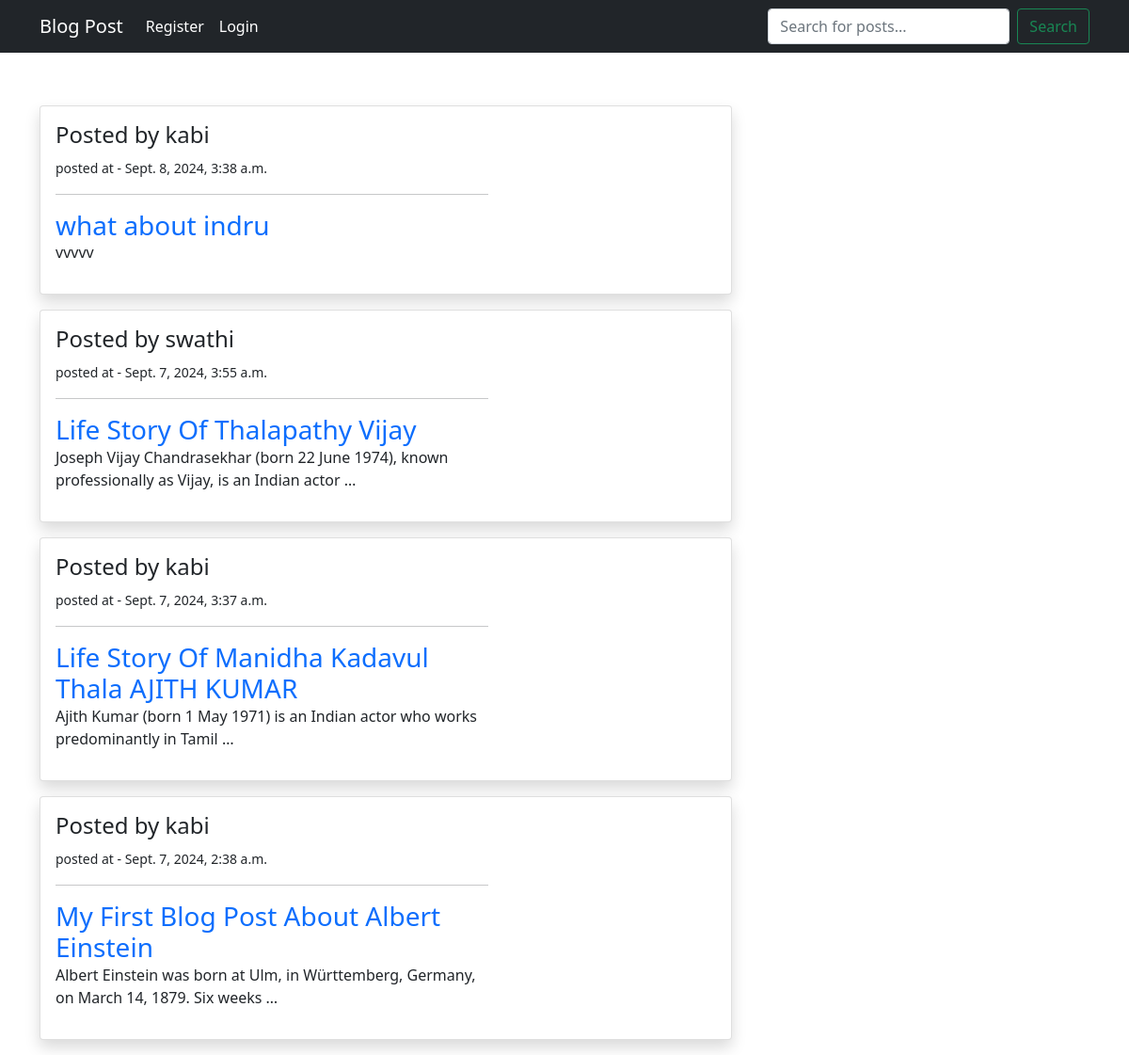
The page / on the database its author committed.
### BlogApp/models.py (models this page shows, shortened)
class BlogPost(models.Model):
    title = models.CharField(max_length=250)
    content = models.TextField()
    author = models.ForeignKey(User, on_delete=models.CASCADE)
    date_created = models.DateTimeField(auto_now_add=True)
    tags = models.CharField(max_length=100, blank=True)
    class Meta:
        ordering = ("-date_created",)

### BlogApp/views.py (the view)
# urls.py: path('', views.home, name="home"),
def home(request):
    posts = BlogPost.objects.all()
    if request.method == 'POST':
        form = PostForm(request.POST)
        if form.is_valid():
            instance = form.save(commit = False)
            instance.author = request.user
            instance.save()
            return redirect('home')
    else:
        form = PostForm()
    context = {
        'posts' : posts,
        'form' : form,
    }
    return render(request, 'blog/home.html', context)

### BlogApp/forms.py
class PostForm(forms.ModelForm):
    class Meta:
        model = BlogPost
        fields = ['title', 'content', 'tags',]

### templates/blog/home.html (shortened to what this page needs)
{% extends "partials/base.html" %}
{%load crispy_forms_tags %}
{% block content %}
<div class="container">
    <div class="row mt-5 pt-5">
        <div class="col-md-8">
            {% for post in posts %}
            <div class="card shadow my-3">
                <div class="card-body">
                    <div class="row">
                        <div class="col-md-8">
                            <h4>Posted by  {{ post.author }}</h4>
                            <small>posted at - {{ post.date_created }}</small>
                            <hr>
                            <a class="h3 text-decoration-none" href="{% url 'post_detail' post.id %}">{{ post.title }}</a>
                            <p>{{ post.content|truncatewords:15 }}</p>
                        </div>
                    </div>
                </div>
            </div>
            {% endfor %}
        </div>
    </div>
</div>
{% endblock content %}

### templates/partials/base.html (shortened to what this page needs)
<!doctype html>
{% load static %}
<html lang="en">
  <head>
    <link href="https://cdn.jsdelivr.net/npm/bootstrap@5.0.2/dist/css/bootstrap.min.css" rel="stylesheet">
  </head>
  <body>
    {% include "partials/navbar.html" %}
    {% block content %}
    {% endblock content %}
  </body>
</html>

### templates/partials/navbar.html (shortened to what this page needs)
<nav class="navbar navbar-expand-lg navbar-dark bg-dark fixed-top">
    <div class="container">
      <a class="navbar-brand text-white" href="{% url 'home' %}">Blog Post</a>
      <div class="collapse navbar-collapse" id="navbarSupportedContent">
        <ul class="navbar-nav me-auto mb-2 mb-lg-0">
          {% if request.user.is_authenticated %}
          <li class="nav-item">
            <a class="nav-link  text-white" href="{% url 'user_logout' %}">Logout</a>
          </li>
          {% else %}
          <li class="nav-item">
            <a class="nav-link text-white" aria-current="page" href="{% url 'user_register' %}">Register</a>
          </li>
          <li class="nav-item">
            <a class="nav-link  text-white" href="{% url 'user_login' %}">Login</a>
          </li>
          {% endif %}
        </ul>
        <form class="d-flex ms-auto" action="{% url 'search_post' %}" method="GET">
          <input class="form-control me-2" type="search" placeholder="Search for posts..." aria-label="Search" name="q" required>
          <button class="btn btn-outline-success" type="submit">Search</button>
        </form>
      </div>
    </div>
  </nav>

### rows shown on the page
BlogPost: author "kabi", date_created "Sept. 8, 2024, 3:38 a.m.", title "what about indru", content "vvvvv"
BlogPost: author "swathi", date_created "Sept. 7, 2024, 3:55 a.m.", title "Life Story Of Thalapathy Vijay", content "Joseph Vijay Chandrasekhar (born 22 June 1974), known professionally as Vijay, is an Indian actor …"
BlogPost: author "kabi", date_created "Sept. 7, 2024, 3:37 a.m.", title "Life Story Of Manidha Kadavul Thala AJITH KUMAR", content "Ajith Kumar (born 1 May 1971) is an Indian actor who works predominantly in Tamil …"
BlogPost: author "kabi", date_created "Sept. 7, 2024, 2:38 a.m.", title "My First Blog Post About Albert Einstein", content "Albert Einstein was born at Ulm, in Württemberg, Germany, on March 14, 1879. Six weeks …"
